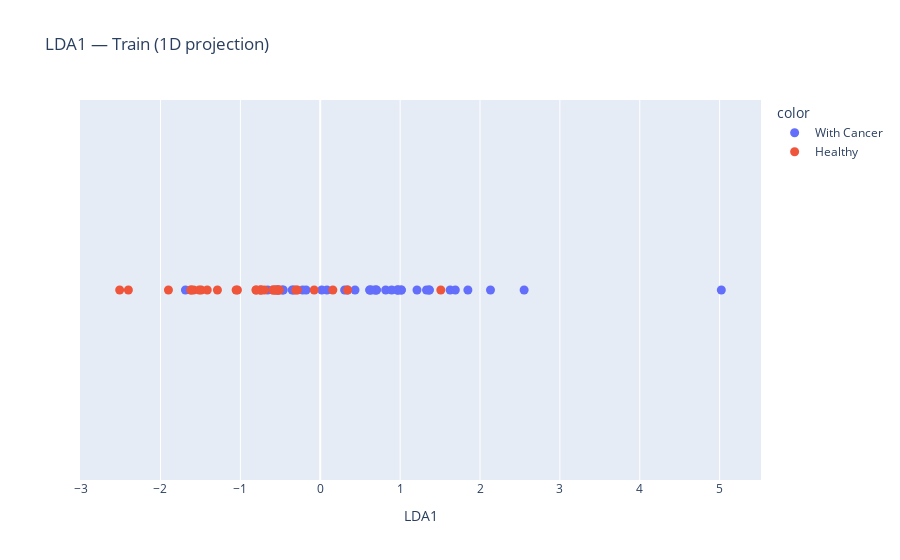

This figure's notebook cell:
### Markdown cell above
## 6. LDA (train fit) — 1D projection

### Code cell
lda_all = LinearDiscriminantAnalysis().fit(X_train_s, y_train)
LD_train = lda_all.transform(X_train_s).ravel()
LD_val   = lda_all.transform(X_val_s).ravel()
LD_test  = lda_all.transform(X_test_s).ravel()

fig = px.scatter(x=LD_train, y=np.zeros_like(LD_train),
                 color=y_train.replace({1:'Healthy',2:'With Cancer'}),
                 labels={"x":"LDA1","y":""},
                 title="LDA1 — Train (1D projection)")
fig.update_yaxes(visible=False)
fig.update_traces(marker_size=9)
fig.show()

### Figure 1 — Plotly figure (JSON) as saved in the notebook; plotly's stock layout.template omitted (floating-point values rounded to 4 significant figures)
{"data": [{"hovertemplate": "color=With Cancer<br>LDA1=%{x}<br>=%{y}<extra></extra>", "legendgroup": "With Cancer", "marker": {"color": "#636efa", "size": 9, "symbol": "circle"}, "mode": "markers", "name": "With Cancer", "orientation": "v", "showlegend": true, "type": "scatter", "x": [0.6187, 0.9654, 2.552, -0.5444, 1.626, 1.691, 0.08421, -1.688, 1.363, -0.4629, -0.4745, 1.848, -0.2198, 1.33, -0.3509, -0.6583, 5.021, 0.7042, 1.015, 0.701, 0.4355, 0.9784, -0.5353, -0.3325, 1.366, 0.3055, 1.015, 1.211, 0.6219, 0.3411, 0.9675, -0.1771, 0.6812, 2.131, 0.01839, 0.8195, 0.6403, 0.8937], "xaxis": "x", "y": [0, 0, 0, 0, 0, 0, 0, 0, 0, 0, 0, 0, 0, 0, 0, 0, 0, 0, 0, 0, 0, 0, 0, 0, 0, 0, 0, 0, 0, 0, 0, 0, 0, 0, 0, 0, 0, 0], "yaxis": "y"}, {"hovertemplate": "color=Healthy<br>LDA1=%{x}<br>=%{y}<extra></extra>", "legendgroup": "Healthy", "marker": {"color": "#EF553B", "size": 9, "symbol": "circle"}, "mode": "markers", "name": "Healthy", "orientation": "v", "showlegend": true, "type": "scatter", "x": [-1.9, -0.2865, 1.509, -0.7393, -1.491, -0.5937, -1.414, -0.3062, -0.07588, -0.7014, -0.5137, -0.5224, -1.287, -0.523, -0.7548, -0.5663, -0.8006, -1.037, -1.614, -1.586, -0.7417, -2.511, -2.402, -0.5903, -1.515, 0.1579, -1.621, -1.053, 0.3415, -0.5602, -0.8052], "xaxis": "x", "y": [0, 0, 0, 0, 0, 0, 0, 0, 0, 0, 0, 0, 0, 0, 0, 0, 0, 0, 0, 0, 0, 0, 0, 0, 0, 0, 0, 0, 0, 0, 0], "yaxis": "y"}], "layout": {"legend": {"title": {"text": "color"}, "tracegroupgap": 0}, "title": {"text": "LDA1 — Train (1D projection)"}, "xaxis": {"anchor": "y", "domain": [0, 1], "title": {"text": "LDA1"}}, "yaxis": {"anchor": "x", "domain": [0, 1], "title": {"text": ""}, "visible": false}}}
